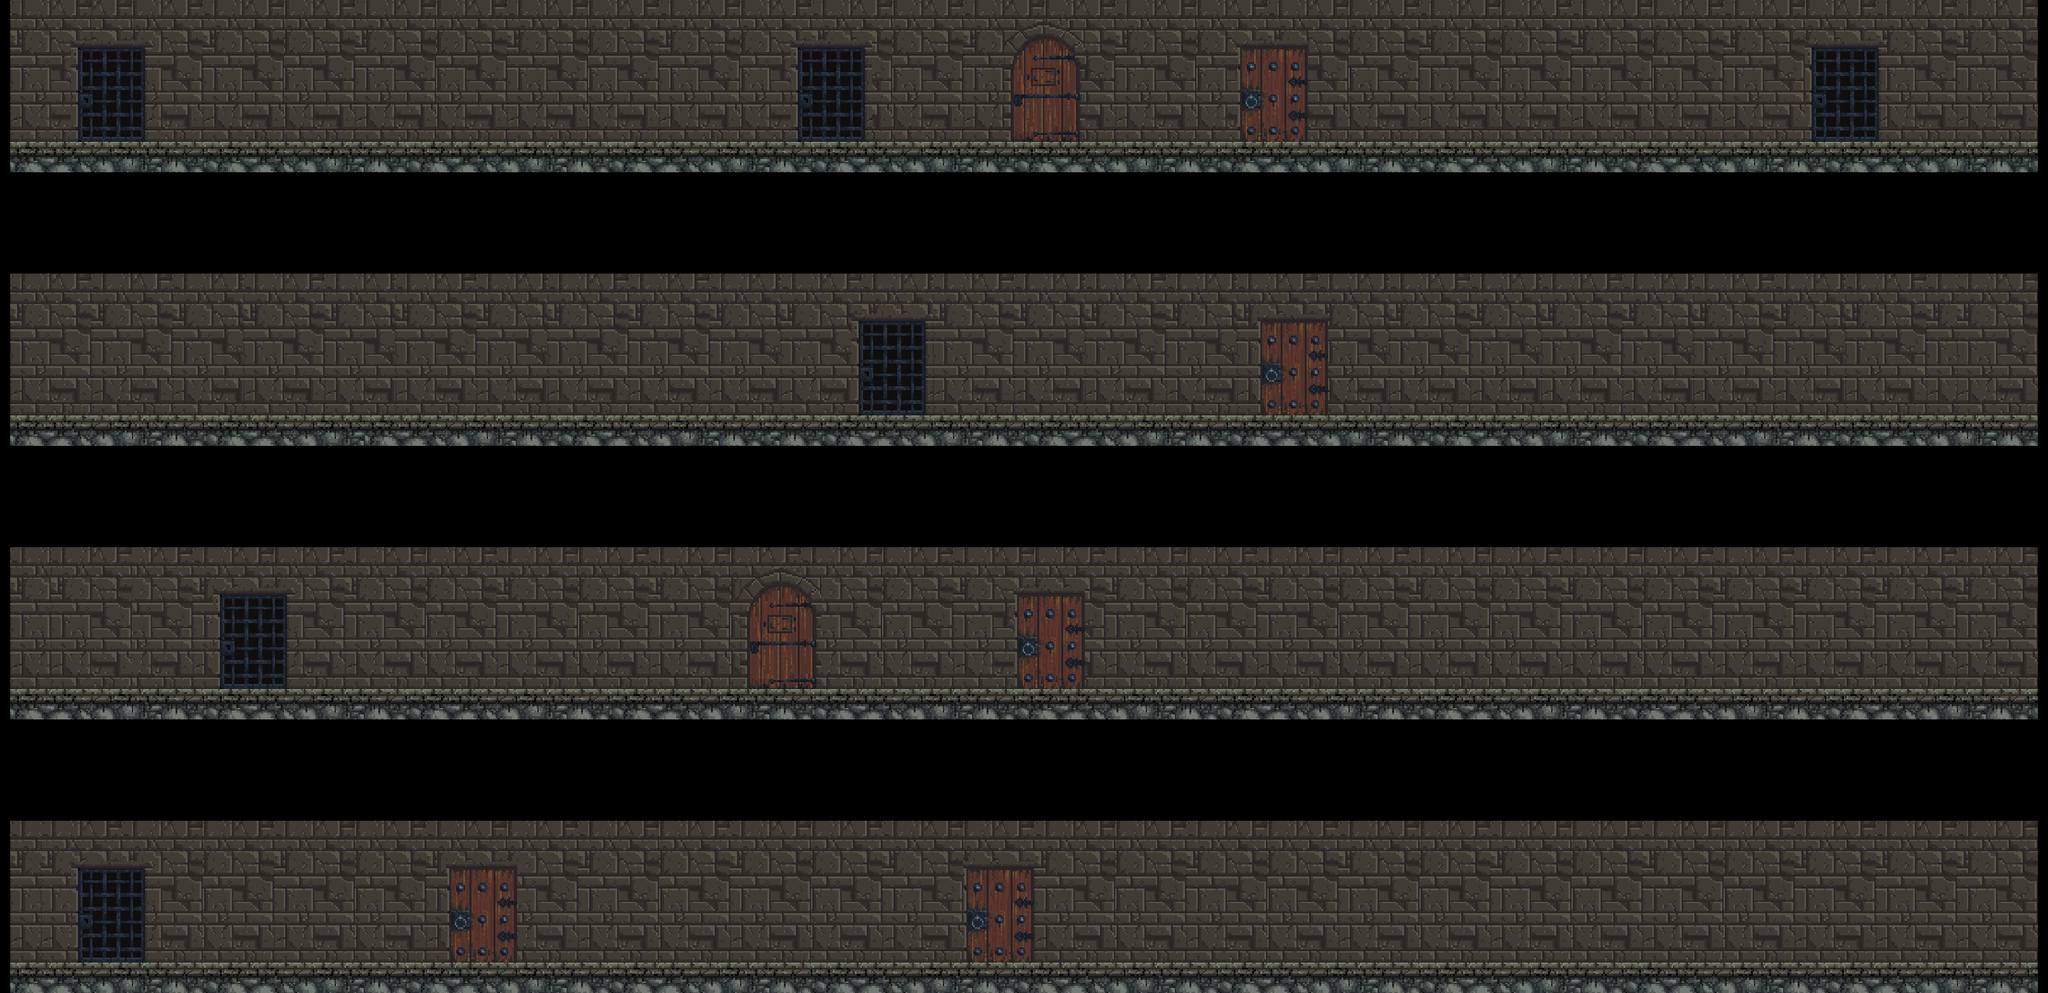

Tiled map render using the project's own tile images. Description and the map definition, with tile-layer contents summarised, below:
An orthogonal 202x98 tile map with 16x16 px tiles, 5 tile layers (ground, background, door-area, door-level, ...) and 30 objects.

<map version="1.2" tiledversion="1.3.0" orientation="orthogonal" renderorder="right-down" compressionlevel="0" width="202" height="98" tilewidth="16" tileheight="16" infinite="0" nextlayerid="31" nextobjectid="48">
 <tileset firstgid="1" source="../../World/Dungeon-Door.tsx" />
 <layer id="1" name="ground" width="202" height="98">
  <data>[19796 cells, 2400 non-empty, 120 distinct tile ids]</data>
 </layer>
 <layer id="2" name="background" width="202" height="98">
  <data>[19796 cells, 11200 non-empty, 112 distinct tile ids]</data>
 </layer>
 <layer id="3" name="door-area" width="202" height="98">
  <data>[19796 cells, 480 non-empty, 80 distinct tile ids]</data>
 </layer>
 <layer id="9" name="door-level" width="202" height="98">
  <data>[19796 cells, 192 non-empty, 96 distinct tile ids]</data>
 </layer>
 <layer id="10" name="door-hide" width="202" height="98">
  <data>[19796 cells, 350 non-empty, 70 distinct tile ids]</data>
 </layer>
 <objectgroup id="4" name="ground-object">
  <object id="1" x="16" y="224" width="3199" height="49" />
  <object id="2" x="16" y="656" width="3199" height="49" />
  <object id="3" x="16" y="1088" width="3199" height="49" />
  <object id="4" x="16" y="1520" width="3199" height="49" />
 </objectgroup>
 <objectgroup id="5" name="door-area-object-f1-t4">
  <object id="18" x="112" y="64" width="128" height="160" />
 </objectgroup>
 <objectgroup id="6" name="door-area-object-f1-t3">
  <object id="19" x="1248" y="64" width="128" height="160" />
 </objectgroup>
 <objectgroup id="7" name="door-area-object-f1-t2">
  <object id="20" x="2848" y="64" width="128" height="160" />
 </objectgroup>
 <objectgroup id="15" name="door-area-object-f2-t1">
  <object id="21" x="1344" y="496" width="128" height="160" />
 </objectgroup>
 <objectgroup id="16" name="door-area-object-f3-t1">
  <object id="22" x="336" y="928" width="128" height="160" />
 </objectgroup>
 <objectgroup id="17" name="door-area-object-f4-t1">
  <object id="23" x="112" y="1360" width="128" height="160" />
 </objectgroup>
 <objectgroup id="18" name="door-hide-object-area1">
  <object id="26" x="1952" y="64" width="112" height="160" />
 </objectgroup>
 <objectgroup id="19" name="door-hide-object-area2">
  <object id="27" x="1984" y="496" width="112" height="160" />
 </objectgroup>
 <objectgroup id="30" name="door-hide-object-area3">
  <object id="28" x="1600" y="928" width="112" height="160" />
 </objectgroup>
 <objectgroup id="20" name="door-hide-object-area4-1">
  <object id="29" x="704" y="1360" width="112" height="160" />
 </objectgroup>
 <objectgroup id="21" name="door-hide-object-area4-2">
  <object id="30" x="1520" y="1360" width="112" height="160" />
 </objectgroup>
 <objectgroup id="22" name="door-level-object-toLevel4">
  <object id="32" x="1168" y="899" width="128" height="189" />
 </objectgroup>
 <objectgroup id="23" name="chest-object-area1">
  <object id="34" x="2224" y="160" width="68" height="59" />
 </objectgroup>
 <objectgroup id="24" name="chest-object-area2">
  <object id="40" x="3056" y="592" width="68" height="59" />
 </objectgroup>
 <objectgroup id="25" name="chest-object-area3">
  <object id="41" x="2400" y="1024" width="68" height="59" />
 </objectgroup>
 <objectgroup id="26" name="chest-object-area4">
  <object id="47" x="2947.82" y="1461.41" width="68" height="59" />
 </objectgroup>
 <objectgroup id="27" name="chest-object-mimic-area3">
  <object id="43" x="2704" y="1024" width="68" height="59" />
 </objectgroup>
 <objectgroup id="28" name="chest-object-mimic-area4">
  <object id="46" x="1952" y="1456" width="68" height="59" />
 </objectgroup>
 <objectgroup id="29" name="wall-object">
  <object id="8" x="3216" y="0" width="16" height="272" />
  <object id="9" x="3216" y="432" width="16" height="272" />
  <object id="10" x="3216" y="864" width="16" height="272" />
  <object id="11" x="3216" y="1296" width="16" height="272" />
  <object id="12" x="0" y="1296" width="16" height="272" />
  <object id="14" x="0" y="432" width="16" height="272" />
  <object id="15" x="0" y="864" width="16" height="272" />
  <object id="16" x="0" y="0" width="16" height="272" />
 </objectgroup>
</map>
